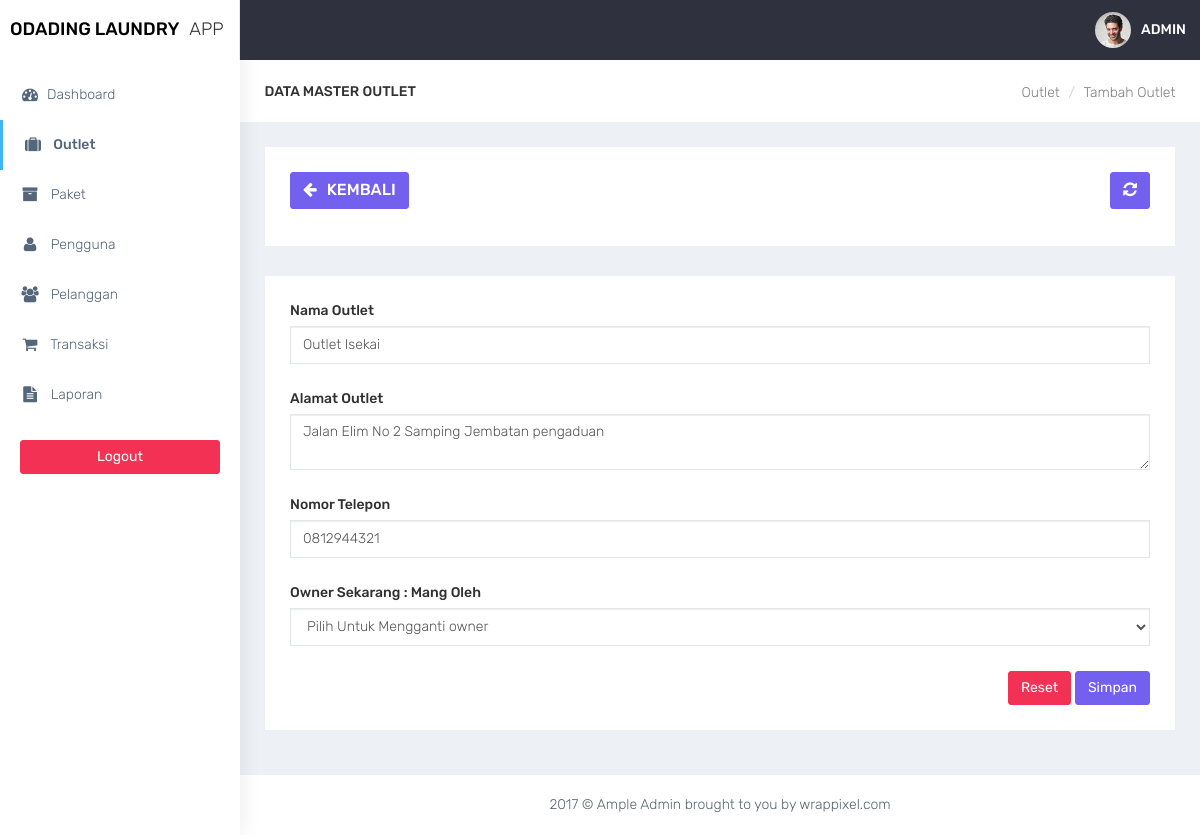
The app's page /admin/outlet_edit.php?id=26 (signed in) with its own data.
### tables this page shows
CREATE TABLE `outlet` (
  `id_outlet` int(11) NOT NULL,
  `nama_outlet` varchar(100) DEFAULT NULL,
  `alamat_outlet` text DEFAULT NULL,
  `telp_outlet` varchar(15) DEFAULT NULL
);

CREATE TABLE `user` (
  `id_user` int(11) NOT NULL,
  `nama_user` varchar(100) DEFAULT NULL,
  `username` varchar(32) DEFAULT NULL,
  `password` varchar(150) DEFAULT NULL,
  `outlet_id` int(11) DEFAULT NULL,
  `role` enum('admin','kasir','owner') DEFAULT NULL
);

### admin/functions.php (called while the page is built, shortened)
<?php
function ambildata($conn,$query){
    $data = mysqli_query($conn,$query);
}
function ambilsatubaris($conn,$query){
    $db = mysqli_query($conn,$query);
    return mysqli_fetch_assoc($db);
}
?>

### admin/outlet_edit.php (the view, shortened to what this page needs)
<?php
require'functions.php';
$query = 'SELECT outlet.*, user.nama_user,user.id_user FROM outlet LEFT JOIN user ON user.outlet_id = outlet.id_outlet WHERE id_outlet = ' . $_GET['id'];
$data = ambilsatubaris($conn,$query);
$query2 = 'SELECT user.*,outlet.nama_outlet FROM outlet RIGHT JOIN user ON user.outlet_id = outlet.id_outlet WHERE user.role = "owner" order by user.outlet_id asc';
$data2 = ambildata($conn,$query2);
require'layout_header.php';
?>
<div class="container-fluid">
    <div class="row bg-title">
        <div class="col-lg-3 col-md-4 col-sm-4 col-xs-12">
            <h4 class="page-title">Data Master Outlet</h4> </div>
        <div class="col-lg-9 col-sm-8 col-md-8 col-xs-12">
            <ol class="breadcrumb">
                <li><a href="outlet.php">Outlet</a></li>
                <li><a href="#">Tambah Outlet</a></li>
            </ol>
        </div>
    </div>
    <div class="row">
        <div class="col-md-12 col-lg-12 col-sm-12 col-xs-12">
            <div class="white-box">
                <div class="row">
                    <div class="col-md-6">
                          <a href="javascript:void(0)" onclick="window.history.back();" class="btn btn-primary box-title"><i class="fa fa-arrow-left fa-fw"></i> Kembali</a>
                    </div>
                    <div class="col-md-6 text-right">
                        <button id="btn-refresh" class="btn btn-primary box-title text-right" title="Refresh Data"><i class="fa fa-refresh" id="ic-refresh"></i></button>
                    </div>
                </div>
            </div>
        </div>
    </div>
    <div class="row">
        <div class="col-md-12 col-lg-12 col-sm-12 col-xs-12">
            <div class="white-box">
                <form method="post" action="">
                <div class="form-group">
                    <label>Nama Outlet</label>
                    <input type="text" value="<?= $data['nama_outlet']; ?>" name="nama_outlet" class="form-control">
                </div>
                <div class="form-group">
                    <label>Alamat Outlet</label>
                    <textarea name="alamat_outlet" class="form-control"><?= $data['alamat_outlet']; ?></textarea>
                </div>
                <div class="form-group">
                    <label>Nomor Telepon</label>
                    <input type="text" value="<?= $data['telp_outlet']; ?>" name="telp_outlet" class="form-control">
                </div>
                <?php if($data['nama_user']  == null): ?>
                    <div class="form-group">
                        <label>Belum Ada Owner (silahkan pilih owner)</label>
                        <select name="owner_id" class="form-control">
                            <?php foreach ($data2 as $owner): ?>
                                <option value="<?= $owner['id_user'] ?>"><?= $owner['nama_user'] ?>
                                    <?php if ($owner['outlet_id'] == null): ?>
                                        ( Belum memiliki outlet )
                                    <?php else: ?>
                                        ( Owner di <?= $owner['nama_outlet'] ?> )
                                    <?php endif ?>
                                </option>
                            <?php endforeach ?>
                        </select>
                    </div>
                <?php else: ?>
                    <div class="form-group">
                        <label>Owner Sekarang : <?= $data['nama_user']; ?></label>
                        <select name="owner_id_new" class="form-control">
                            <option class="">Pilih Untuk Mengganti owner</option>
                        </select>
                    </div>
                <?php endif; ?>
                <div class="text-right">
                    <button type="reset" class="btn btn-danger">Reset</button>
                    <button type="submit" name="btn-simpan" class="btn btn-primary">Simpan</button>
                </div>
                </form>
            </div>
        </div>
    </div>
</div>
<?php
require'layout_footer.php';
?>

### assets/css/colors/default.css (style rules this page uses)
body { background: #fff; }

### records on screen
outlet: nama_outlet "Outlet Isekai", alamat_outlet "Jalan Elim No 2 Samping Jembatan pengaduan", telp_outlet "0812944321"
user: nama_user "Mang Oleh"
